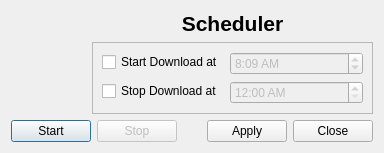
<?xml version="1.0" encoding="UTF-8"?>
<ui version="4.0">
 <class>DialogScheduler</class>
 <widget class="QDialog" name="DialogScheduler">
  <property name="geometry">
   <rect>
    <x>0</x>
    <y>0</y>
    <width>384</width>
    <height>146</height>
   </rect>
  </property>
  <property name="sizePolicy">
   <sizepolicy hsizetype="Fixed" vsizetype="Fixed">
    <horstretch>0</horstretch>
    <verstretch>0</verstretch>
   </sizepolicy>
  </property>
  <property name="minimumSize">
   <size>
    <width>0</width>
    <height>0</height>
   </size>
  </property>
  <property name="maximumSize">
   <size>
    <width>565</width>
    <height>427</height>
   </size>
  </property>
  <property name="windowTitle">
   <string>Dialog</string>
  </property>
  <layout class="QGridLayout" name="gridLayout">
   <item row="0" column="0" rowspan="2">
    <widget class="QLabel" name="label_2">
     <property name="maximumSize">
      <size>
       <width>75</width>
       <height>75</height>
      </size>
     </property>
     <property name="text">
      <string/>
     </property>
     <property name="pixmap">
      <pixmap resource="image.qrc">:/image/icon/big/kalarm.png</pixmap>
     </property>
     <property name="scaledContents">
      <bool>true</bool>
     </property>
    </widget>
   </item>
   <item row="0" column="1">
    <widget class="QLabel" name="label">
     <property name="font">
      <font>
       <pointsize>12</pointsize>
       <weight>75</weight>
       <bold>true</bold>
       <underline>false</underline>
       <strikeout>false</strikeout>
       <kerning>true</kerning>
      </font>
     </property>
     <property name="text">
      <string>&lt;!DOCTYPE HTML PUBLIC &quot;-//W3C//DTD HTML 4.0//EN&quot; &quot;http://www.w3.org/TR/REC-html40/strict.dtd&quot;&gt;
&lt;html&gt;&lt;head&gt;&lt;meta name=&quot;qrichtext&quot; content=&quot;1&quot; /&gt;&lt;style type=&quot;text/css&quot;&gt;
p, li { white-space: pre-wrap; }
&lt;/style&gt;&lt;/head&gt;&lt;body style=&quot; font-family:'MS Shell Dlg 2'; font-size:12pt; font-weight:600; font-style:normal;&quot;&gt;
&lt;p style=&quot; margin-top:0px; margin-bottom:0px; margin-left:0px; margin-right:0px; -qt-block-indent:0; text-indent:0px;&quot;&gt;&lt;span style=&quot; font-size:16pt;&quot;&gt;Scheduler&lt;/span&gt;&lt;/p&gt;&lt;/body&gt;&lt;/html&gt;</string>
     </property>
     <property name="alignment">
      <set>Qt::AlignCenter</set>
     </property>
    </widget>
   </item>
   <item row="1" column="1">
    <widget class="QFrame" name="frame">
     <property name="frameShape">
      <enum>QFrame::StyledPanel</enum>
     </property>
     <property name="frameShadow">
      <enum>QFrame::Raised</enum>
     </property>
     <layout class="QFormLayout" name="formLayout">
      <item row="0" column="0">
       <widget class="QCheckBox" name="cbStartAt">
        <property name="text">
         <string>Start Download at</string>
        </property>
       </widget>
      </item>
      <item row="0" column="1">
       <widget class="QTimeEdit" name="teStartAt">
        <property name="enabled">
         <bool>false</bool>
        </property>
        <property name="dateTime">
         <datetime>
          <hour>8</hour>
          <minute>9</minute>
          <second>0</second>
          <year>2000</year>
          <month>1</month>
          <day>1</day>
         </datetime>
        </property>
        <property name="displayFormat">
         <string>h:mm AP</string>
        </property>
       </widget>
      </item>
      <item row="1" column="0">
       <widget class="QCheckBox" name="cbStopAt">
        <property name="text">
         <string>Stop Download at</string>
        </property>
       </widget>
      </item>
      <item row="1" column="1">
       <widget class="QTimeEdit" name="teStopAt">
        <property name="enabled">
         <bool>false</bool>
        </property>
        <property name="displayFormat">
         <string>h:mm AP</string>
        </property>
       </widget>
      </item>
     </layout>
    </widget>
   </item>
   <item row="2" column="0" colspan="2">
    <layout class="QHBoxLayout" name="horizontalLayout">
     <item>
      <widget class="QPushButton" name="pbStart">
       <property name="text">
        <string>Start</string>
       </property>
      </widget>
     </item>
     <item>
      <widget class="QPushButton" name="pbStop">
       <property name="enabled">
        <bool>false</bool>
       </property>
       <property name="text">
        <string>Stop</string>
       </property>
      </widget>
     </item>
     <item>
      <spacer name="horizontalSpacer">
       <property name="orientation">
        <enum>Qt::Horizontal</enum>
       </property>
       <property name="sizeHint" stdset="0">
        <size>
         <width>40</width>
         <height>20</height>
        </size>
       </property>
      </spacer>
     </item>
     <item>
      <widget class="QPushButton" name="pbApply">
       <property name="enabled">
        <bool>true</bool>
       </property>
       <property name="text">
        <string>Apply</string>
       </property>
      </widget>
     </item>
     <item>
      <widget class="QPushButton" name="pbClose">
       <property name="text">
        <string>Close</string>
       </property>
      </widget>
     </item>
    </layout>
   </item>
  </layout>
 </widget>
 <resources>
  <include location="image.qrc"/>
 </resources>
 <connections/>
</ui>
